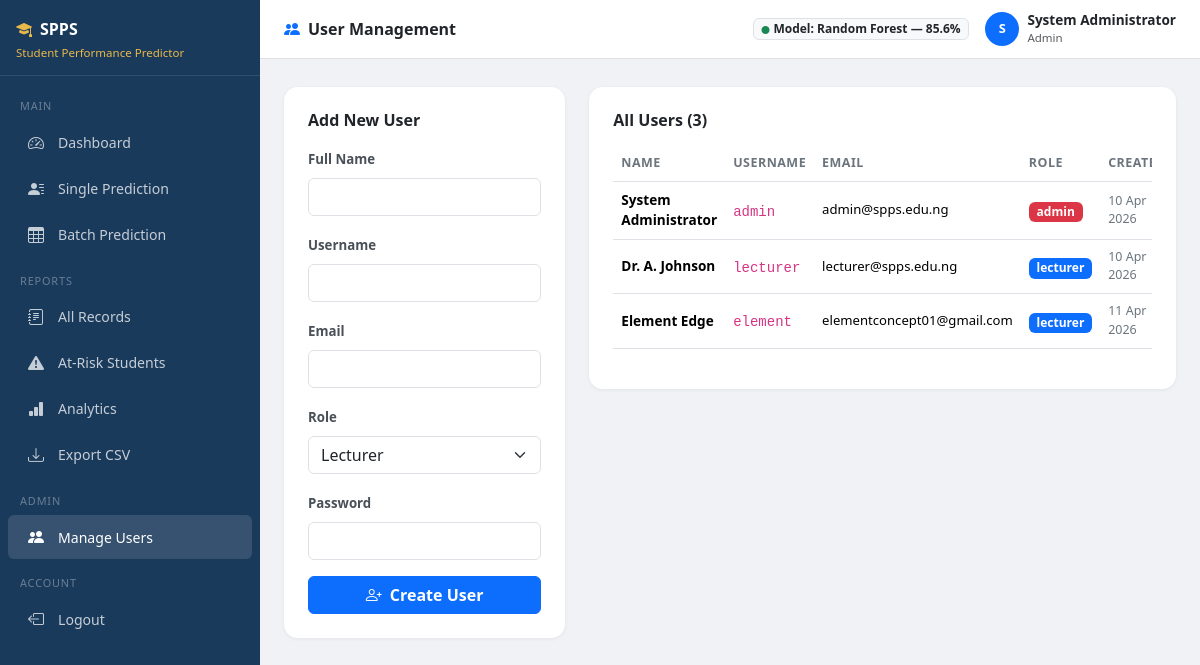
The app's page /admin/users (signed in) with its own data.
### app.py (models this page shows)
class User(UserMixin, db.Model):
    id       = db.Column(db.Integer, primary_key=True)
    username = db.Column(db.String(80), unique=True, nullable=False)
    email    = db.Column(db.String(120), unique=True, nullable=False)
    password = db.Column(db.String(200), nullable=False)
    role     = db.Column(db.String(20), default='lecturer')
    fullname = db.Column(db.String(120), default='')
    created  = db.Column(db.DateTime, default=datetime.utcnow)

### app.py (the view)
@app.route('/admin/users')
@login_required
def admin_users():
    if current_user.role != 'admin':
        flash('Admin access required.', 'danger')
        return redirect(url_for('dashboard'))
    return render_template('admin_users.html', users=User.query.all())

### app.py (called while the page is built)
@login_manager.user_loader
def load_user(uid):
    return User.query.get(int(uid))

### templates/admin_users.html (shortened to what this page needs)
{% extends 'base.html' %}
{% block page_title %}<i class="bi bi-people-fill me-2 text-primary"></i>User Management{% endblock %}
{% block content %}
<div class="row g-4">
  <div class="col-lg-4">
    <div class="section-card">
      <h6 class="fw-bold mb-3">Add New User</h6>
      <form method="POST" action="{{ url_for('add_user') }}">
        <div class="mb-3">
          <label class="form-label">Full Name</label>
          <input type="text" name="fullname" class="form-control" required/>
        </div>
        <div class="mb-3">
          <label class="form-label">Username</label>
          <input type="text" name="username" class="form-control" required/>
        </div>
        <div class="mb-3">
          <label class="form-label">Email</label>
          <input type="email" name="email" class="form-control" required/>
        </div>
        <div class="mb-3">
          <label class="form-label">Role</label>
          <select name="role" class="form-select">
            <option value="lecturer">Lecturer</option>
          </select>
        </div>
        <div class="mb-3">
          <label class="form-label">Password</label>
          <input type="password" name="password" class="form-control" minlength="6" required/>
        </div>
        <button type="submit" class="btn btn-primary w-100 fw-semibold">
          <i class="bi bi-person-plus me-2"></i>Create User
        </button>
      </form>
    </div>
  </div>
  <div class="col-lg-8">
    <div class="section-card">
      <h6 class="fw-bold mb-3">All Users ({{ users|length }})</h6>
      <div class="table-responsive">
        <table class="table table-hover align-middle">
          <thead><tr><th>Name</th><th>Username</th><th>Email</th><th>Role</th><th>Created</th><th>Action</th></tr></thead>
          <tbody>
          {% for u in users %}
          <tr>
            <td class="fw-semibold" style="font-size:.85rem">{{ u.fullname }}</td>
            <td><code>{{ u.username }}</code></td>
            <td style="font-size:.82rem">{{ u.email }}</td>
            <td><span class="badge {{ 'bg-danger' if u.role=='admin' else 'bg-primary' }}">{{ u.role }}</span></td>
            <td style="font-size:.78rem;color:#6c757d">{{ u.created.strftime('%d %b %Y') }}</td>
          </tr>
          {% endfor %}
          </tbody>
        </table>
      </div>
    </div>
  </div>
</div>
{% endblock %}

### templates/base.html (shortened to what this page needs)
<!DOCTYPE html>
<html lang="en">
<head>
  <link href="https://cdn.jsdelivr.net/npm/bootstrap@5.3.2/dist/css/bootstrap.min.css" rel="stylesheet"/>
  <link href="https://cdn.jsdelivr.net/npm/bootstrap-icons@1.11.3/font/bootstrap-icons.css" rel="stylesheet"/>
</head>
<body>
{% if current_user.is_authenticated %}
<div id="sidebar">
  <div class="logo">
    <h5><i class="bi bi-mortarboard-fill me-2" style="color:var(--accent)"></i>SPPS</h5>
    <small>Student Performance Predictor</small>
  </div>
  <nav class="mt-2 pb-4">
    <div class="section-label">Main</div>
    <a href="{{ url_for('dashboard') }}" class="nav-link {% if request.endpoint=='dashboard' %}active{% endif %}">
      <i class="bi bi-speedometer2"></i> Dashboard
    </a>
    <a href="{{ url_for('predict') }}" class="nav-link {% if request.endpoint=='predict' %}active{% endif %}">
      <i class="bi bi-person-lines-fill"></i> Single Prediction
    </a>
    <a href="{{ url_for('batch') }}" class="nav-link {% if request.endpoint=='batch' %}active{% endif %}">
      <i class="bi bi-table"></i> Batch Prediction
    </a>
    <div class="section-label">Reports</div>
    <a href="{{ url_for('records') }}" class="nav-link {% if request.endpoint=='records' %}active{% endif %}">
      <i class="bi bi-journal-text"></i> All Records
    </a>
    <a href="{{ url_for('at_risk') }}" class="nav-link {% if request.endpoint=='at_risk' %}active{% endif %}">
      <i class="bi bi-exclamation-triangle-fill"></i> At-Risk Students
    </a>
    <a href="{{ url_for('analytics') }}" class="nav-link {% if request.endpoint=='analytics' %}active{% endif %}">
      <i class="bi bi-bar-chart-fill"></i> Analytics
    </a>
    <a href="{{ url_for('export_csv') }}" class="nav-link">
      <i class="bi bi-download"></i> Export CSV
    </a>
    {% if current_user.role == 'admin' %}
    <div class="section-label">Admin</div>
    <a href="{{ url_for('admin_users') }}" class="nav-link {% if request.endpoint=='admin_users' %}active{% endif %}">
      <i class="bi bi-people-fill"></i> Manage Users
    </a>
    {% endif %}
    <div class="section-label">Account</div>
    <a href="{{ url_for('logout') }}" class="nav-link">
      <i class="bi bi-box-arrow-left"></i> Logout
    </a>
  </nav>
</div>
<div id="main">
  <div class="topbar d-flex align-items-center justify-content-between">
    <div>
      <span class="fw-semibold text-dark">{% block page_title %}{% endblock %}</span>
    </div>
    <div class="d-flex align-items-center gap-3">
      <span class="badge bg-light text-dark border">
        <i class="bi bi-circle-fill text-success me-1" style="font-size:.5rem"></i>Model: Random Forest — 85.6%
      </span>
      <div class="d-flex align-items-center gap-2">
        <div class="rounded-circle bg-primary d-flex align-items-center justify-content-center text-white" style="width:34px;height:34px;font-size:.8rem;font-weight:700">
          {{ current_user.fullname[0] if current_user.fullname else current_user.username[0].upper() }}
        </div>
        <div class="d-none d-md-block">
          <div class="fw-semibold" style="font-size:.85rem;line-height:1.2">{{ current_user.fullname or current_user.username }}</div>
          <div class="text-muted" style="font-size:.72rem">{{ current_user.role.title() }}</div>
        </div>
      </div>
    </div>
  </div>
  <div class="content">
    {% block content %}{% endblock %}
  </div>
</div>
{% else %}
{% block auth_content %}{% endblock %}
{% endif %}
</body>
</html>

### templates/base.html (style rules this page uses)
:root { --primary:#1a3a5c;--accent:#e8b84b;--sidebar-w:260px; }
body { background:#f0f2f5;font-family:'Segoe UI',sans-serif; }
#sidebar { position:fixed;top:0;left:0;height:100vh;width:var(--sidebar-w);background:var(--primary);z-index:1000;transition:width .2s; }
#sidebar .logo { padding:20px 16px 12px;border-bottom:1px solid rgba(255,255,255,.1); }
#sidebar .logo h5 { color:#fff;font-weight:700;margin:0;font-size:1rem; }
#sidebar .logo small { color:var(--accent);font-size:.72rem; }
#sidebar .nav-link { color:rgba(255,255,255,.75);padding:10px 20px;border-radius:6px;margin:2px 8px;font-size:.88rem;display:flex;align-items:center;gap:10px; }
#sidebar .nav-link:hover,#sidebar .nav-link.active { background:rgba(255,255,255,.12);color:#fff; }
#sidebar .nav-link i { font-size:1rem;width:20px; }
#sidebar .section-label { color:rgba(255,255,255,.35);font-size:.68rem;letter-spacing:.08em;padding:14px 20px 4px;text-transform:uppercase; }
#main { margin-left:var(--sidebar-w);min-height:100vh; }
.topbar { background:#fff;border-bottom:1px solid #e0e0e0;padding:12px 24px;position:sticky;top:0;z-index:900; }
.content { padding:28px 24px; }
.table th { font-size:.78rem;text-transform:uppercase;letter-spacing:.04em;color:#6c757d; }
.form-label { font-size:.83rem;font-weight:600;color:#495057; }
.section-card { background:#fff;border-radius:14px;padding:24px;border:none;box-shadow:0 1px 4px rgba(0,0,0,.06); }

### records on screen
User: fullname "S", fullname "System Administrator", role "Admin", username "admin", email "admin@spps.edu.ng", role "admin", created "10 Apr 2026"
User: fullname "Dr. A. Johnson", username "lecturer", email "lecturer@spps.edu.ng", role "lecturer", created "10 Apr 2026"
User: fullname "Element Edge", username "element", email "elementconcept01@gmail.com", role "lecturer", created "11 Apr 2026"

### other values on screen
{{ users|length }} "3"
